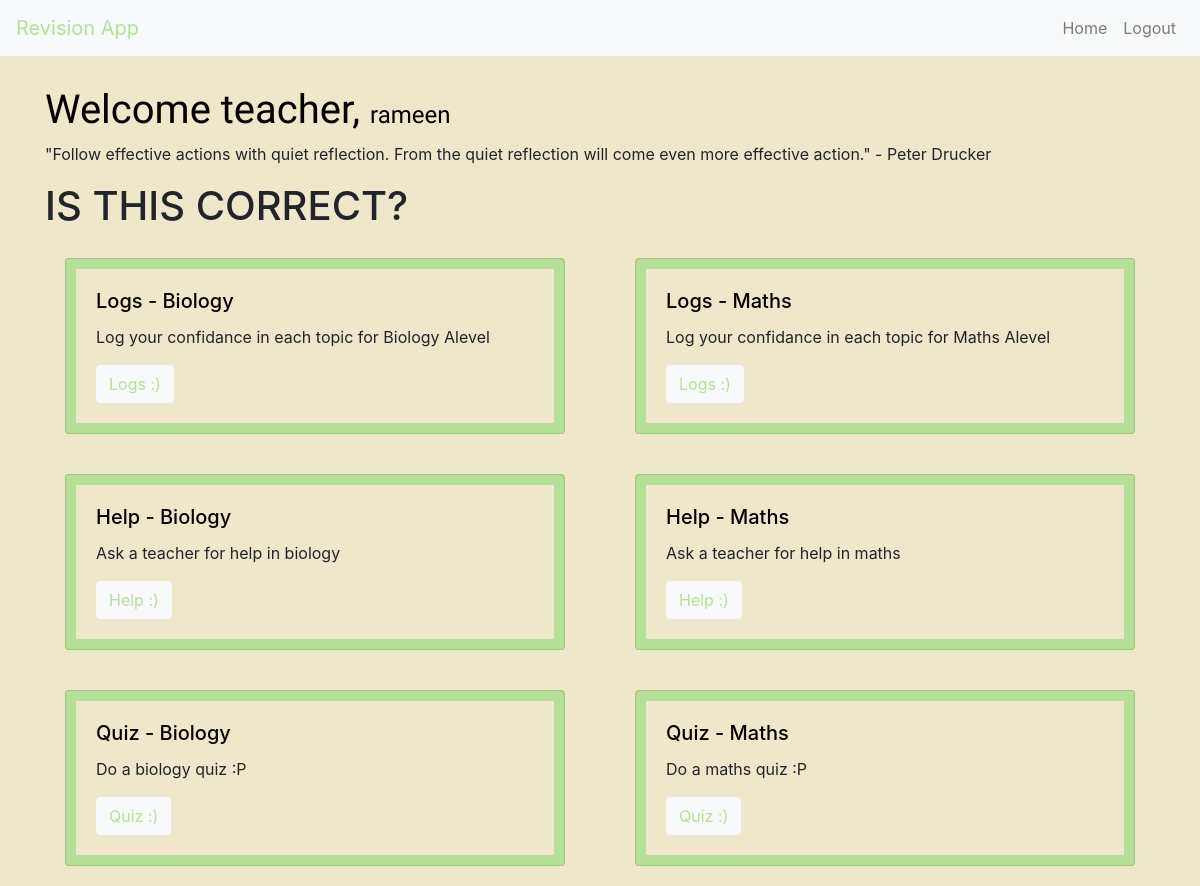
Before: /TEACHERhome (signed in) with the older database file.
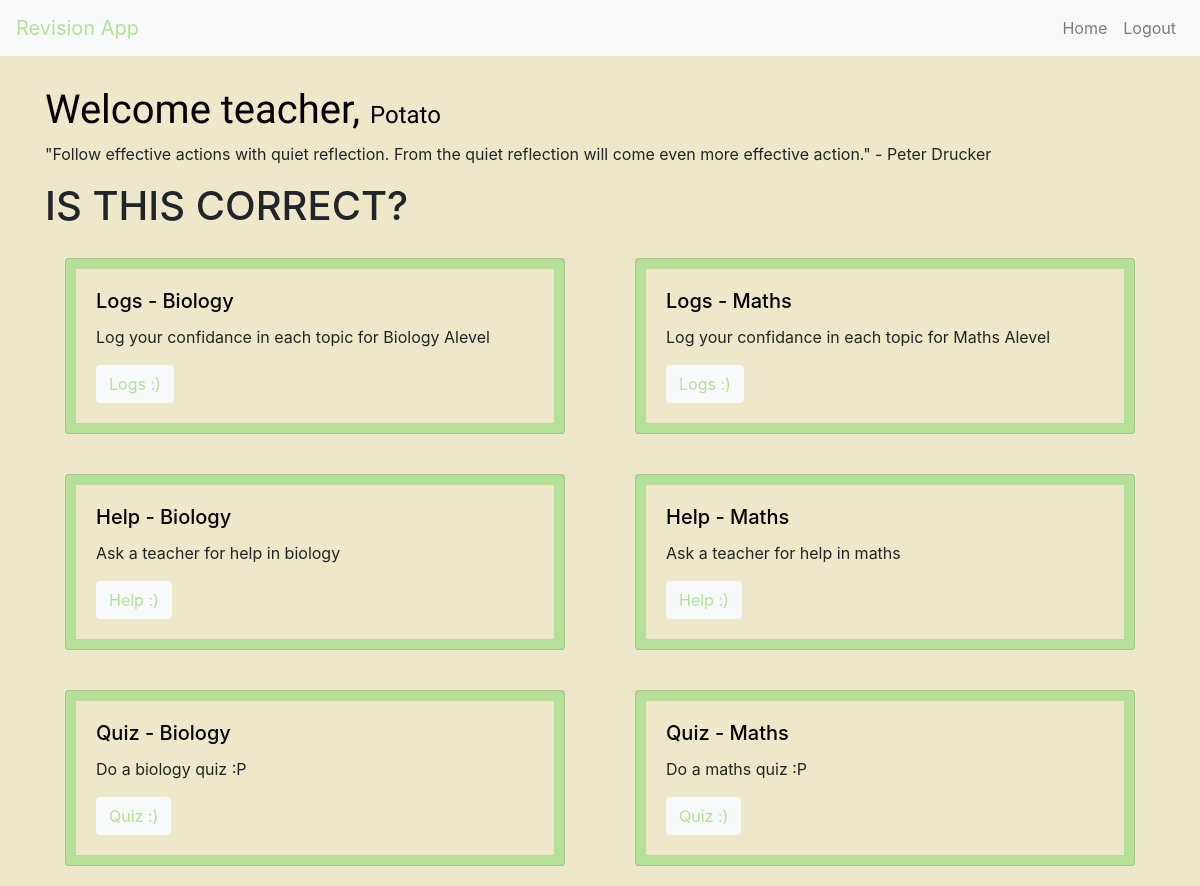
After: the same page with the newer database file.
### models.py (models this page shows)
class User(db.Model, UserMixin):
    id = db.Column(db.Integer, primary_key=True)
    email = db.Column(db.String(150), unique=True)
    password = db.Column(db.String(150))
    first_name = db.Column(db.String(150))
    last_name = db.Column(db.String(150))
    status = db.Column(db.String(150))

### views.py (the view)
@views.route('/TEACHERhome', methods=['GET', 'POST'])
@login_required
def teacher_home():
    with open("quotes.txt") as quotes:
        all_quote = quotes.readlines()
        quote = random.choice(all_quote)
    return render_template("teacher_home.html", user = current_user, name = current_user.first_name, quote = quote)

### __init__.py (called while the page is built)
def create_app():
    app = Flask(__name__)
    app.config['SECRET_KEY'] = 'mymathsapp'
    app.config['SQLALCHEMY_DATABASE_URI'] = f'sqlite:///{DB_NAME}'
    db.init_app(app)
    from views import views
    from auth import auth
    app.register_blueprint(views, url_prefix='/')
    app.register_blueprint(auth, url_prefix='/')
    from models import User
    create_database(app)
    login_manager = LoginManager()
    login_manager.login_view = 'auth.login'
    login_manager.init_app(app)
    @login_manager.user_loader
    def load_user(id):
        return User.query.get(int(id))
    return app

### templates/teacher_home.html
{% extends "base.html" %} {% block title %}Teacher Home{% endblock %} {% block content
%}
<link rel="stylesheet" href="static/styles.css" />
<div>
    <h1 class="hometitle">Welcome teacher, <span class="name">{{name}}</span></h1>
    <p>{{quote}}</p>
</div>
<div>
    <h1>IS THIS CORRECT?</h1>
</div>
<div class="row">
    <div class="col-sm-6">
        <div class="card">
            <div class="card-body">
                <h5 class="card-title">Logs - Biology</h5>
                <p class="card-text">Log your confidance in each topic for Biology Alevel</p>
                <a href="/logs" class="btn btn-light colourofbutton">Logs :)</a>
            </div>
        </div>
    </div>
    <div class="col-sm-6">
        <div class="card">
            <div class="card-body">
                <h5 class="card-title">Logs - Maths</h5>
                <p class="card-text">Log your confidance in each topic for Maths Alevel</p>
                <a href="#" class="btn btn-light colourofbutton">Logs :)</a>
            </div>
        </div>
    </div>
    <div class="col-sm-6">
        <div class="card">
            <div class="card-body">
                <h5 class="card-title">Help - Biology</h5>
                <p class="card-text">Ask a teacher for help in biology</p>
                <a href="/logs" class="btn btn-light colourofbutton">Help :)</a>
            </div>
        </div>
    </div>
    <div class="col-sm-6">
        <div class="card">
            <div class="card-body">
                <h5 class="card-title">Help - Maths</h5>
                <p class="card-text">Ask a teacher for help in maths</p>
                <a href="#" class="btn btn-light colourofbutton">Help :)</a>
            </div>
        </div>
    </div>
    <div class="col-sm-6">
        <div class="card">
            <div class="card-body">
                <h5 class="card-title">Quiz - Biology</h5>
                <p class="card-text">Do a biology quiz :P</p>
                <a href="/logs" class="btn btn-light colourofbutton">Quiz :)</a>
            </div>
        </div>
    </div>
    <div class="col-sm-6">
        <div class="card">
            <div class="card-body">
                <h5 class="card-title">Quiz - Maths</h5>
                <p class="card-text">Do a maths quiz :P</p>
                <a href="#" class="btn btn-light colourofbutton">Quiz :)</a>
            </div>
        </div>
    </div>
</div>
    {% endblock %}

### templates/base.html (shortened to what this page needs)
<!DOCTYPE html>
<html>
<head>
    <link rel="stylesheet"
          href="https://stackpath.bootstrapcdn.com/bootstrap/4.4.1/css/bootstrap.min.css"
 />
    <link rel="stylesheet"
          href="https://stackpath.bootstrapcdn.com/font-awesome/4.7.0/css/font-awesome.min.css"
 />
    <link rel="stylesheet" href="static/styles.css " />
    <link href="//maxcdn.bootstrapcdn.com/bootstrap/4.1.1/css/bootstrap.min.css" rel="stylesheet" id="bootstrap-css">
    <link rel="stylesheet" href="https://cdn.jsdelivr.net/gh/anuraghazra/VerlyRangeSlider@v1.0.0/src/style.css" />
</head>
<body>
    <nav class="navbar navbar-expand-lg navbar-light bg-light">
        <a class="navbar-brand" href="" >Revision App</a>
        <div class="collapse navbar-collapse" id="navbar" >
            <div class="navbar-nav ml-auto" >
                {% if user.is_authenticated %}
                <a class="nav-item nav-link" id="home" href="/TEACHERhome">Home</a>
                <a class="nav-item nav-link" id="logout" href="/logout">Logout</a>
                {% else %}
                <a class="nav-item nav-link" id="login" href="/login">Login</a>
                <a class="nav-item nav-link" id="signUp" href="/sign-up">Sign Up</a>
                {% endif %}
            </div>
        </div>
    </nav>
    <div class="container">{% block content %} {% endblock %}</div>
</body>
</html>

### static/styles.css (style rules this page uses)
body { background-color: #EFE7CA; }
.card-title { color: black; }
.colourofbutton { color: #B4E197; }
.bg-light { background-color: green; }
.navbar-light .navbar-brand { color: #B4E197; }
.card { background-color: #B4E197; margin: 20px; }
.card-body { background-color: #EFE7CA; margin:10px; }
.hometitle { color: black; padding-top: 30px; font-family: 'Francois One', sans-serif; }
.name { font-size: 0.6em; font-family: 'Francois One', sans-serif; }

Changed rows visible on the page:
changed User: first_name "rameen" → "Potato"
